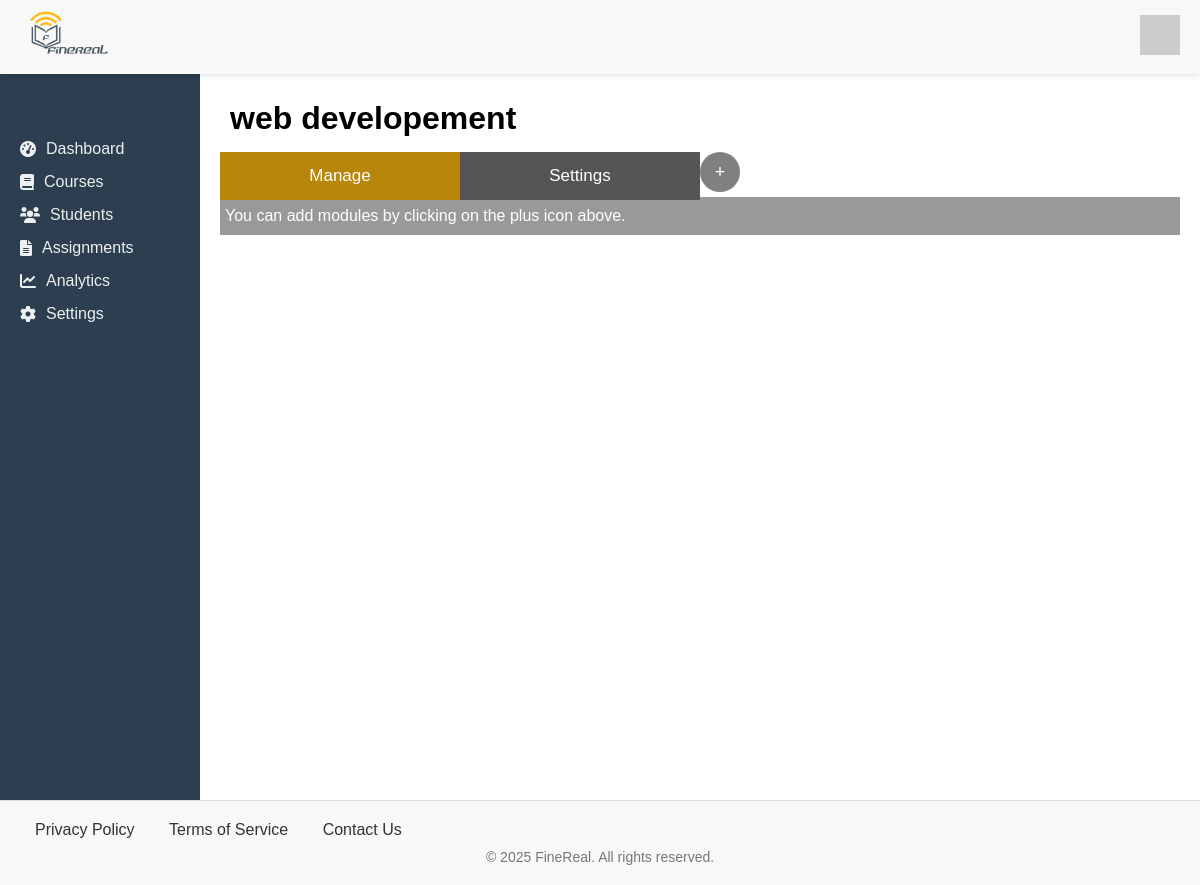
The app's page /course/cf0eb1d9-3e68-4efb-b8c9-1afcff67e413 (signed in), older data.
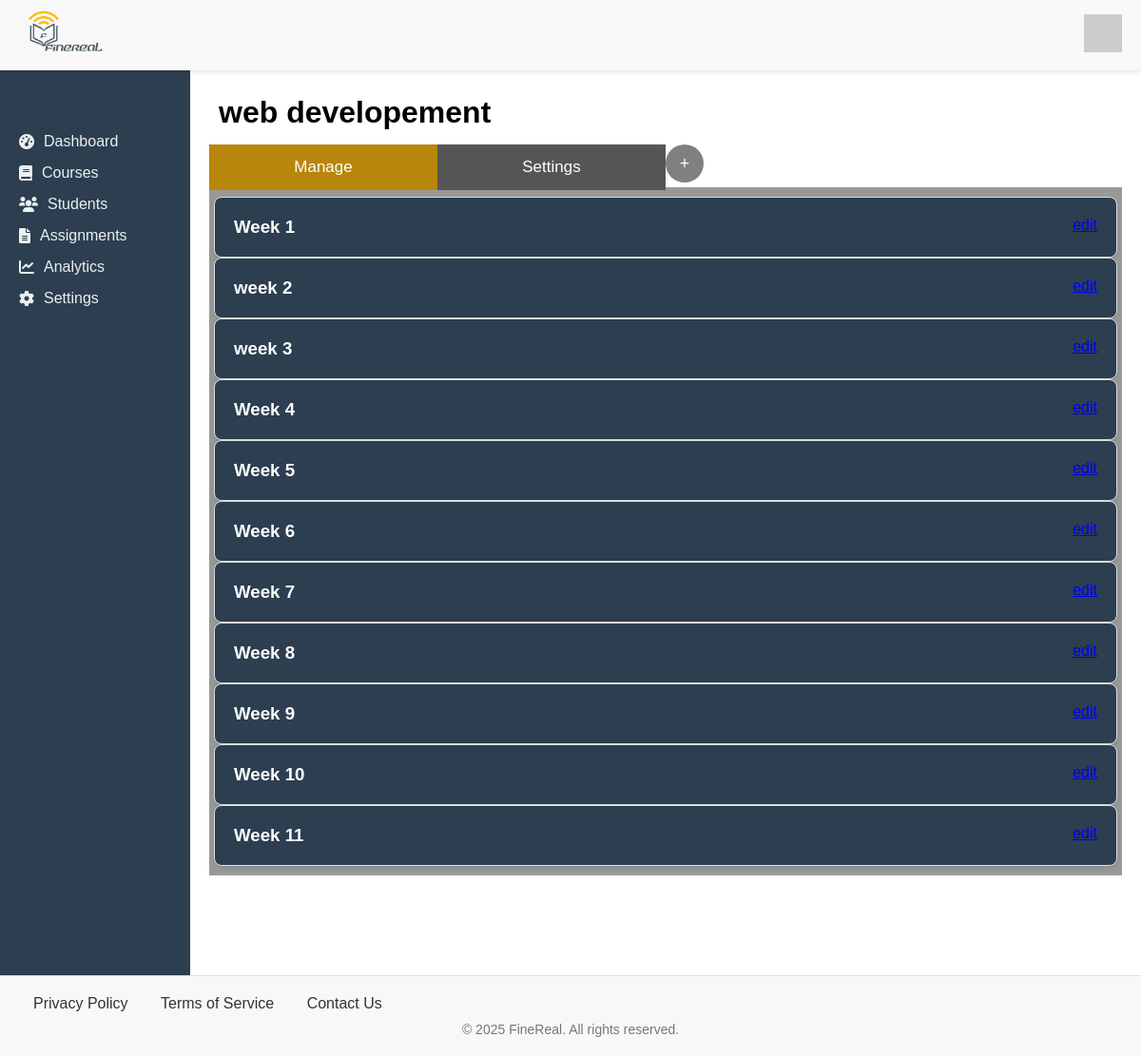
The same page, newer data.
### app/models/course.py (models this page shows)
class Course(BaseModel, db.Model):
    __tablename__ = 'courses'
    title = db.Column(db.String(255), nullable=False)
    description = db.Column(db.Text, nullable=False)
    category = db.Column(db.String(60))
    difficulty = db.Column(db.String(60), default="Beginner")
    prerequisite = db.Column(db.Text)
    status = db.Column(db.String(60))
    teacher_id = db.Column(db.Integer, db.ForeignKey('users.id'), nullable=True)
    modules = db.relationship('Module', backref='course', lazy=True)
    enrolled_students = db.relationship('Enrollment', backref='course', lazy=True)

class Module(BaseModel, db.Model):
    __tablename__ = 'modules'
    title = db.Column(db.String(60), nullable=False)
    course_id = db.Column(db.Integer, db.ForeignKey('courses.id'), nullable=False)
    units = db.relationship('Unit', backref='module', lazy=True)

### app/routes/course.py (the view, shortened to what this page needs)
@app.route('/course/<course_id>', methods=["GET", "POST"])
@login_required
def course_view( course_id):
    v_course =  Course.query.get(course_id)
    modules= get_module(course_id=course_id)
    return render_template("course_view.html", course=v_course, user=current_user, modules= modules)

### app/models/user.py (called while the page is built)
@login_manager.user_loader
def load_user(user_id):
    return User.query.get(user_id)# PendingUser class and other functions...

### app/utils/course.py (called while the page is built)
def get_module(course_id):
    modules = Module.query.filter_by(course_id=course_id).all()
    return modules

### app/templates/course_view.html (shortened to what this page needs)
{% extends 'base.html' %}
{% block nav_links %}
<link href="https://cdnjs.cloudflare.com/ajax/libs/font-awesome/6.0.0-beta3/css/all.min.css" rel="stylesheet">
{% if user.role == "Teacher" %}
<ul>
    <li><a href="{{url_for('teacher_dashboard')}}"><i class="fas fa-tachometer-alt"></i> Dashboard</a></li>
    <li><a href="{{url_for('course')}}"><i class="fas fa-book"></i> Courses</a></li>
    <li><a href="#"><i class="fas fa-users"></i> Students</a></li>
    <li><a href="#"><i class="fas fa-file-alt"></i> Assignments</a></li>
    <li><a href="#"><i class="fas fa-chart-line"></i> Analytics</a></li>
    <li><a href="#"><i class="fas fa-cog"></i> Settings</a></li>
</ul>
{% endif %}
{% endblock %}
{% block content %}
<link rel="stylesheet" href="{{ url_for('static', filename='styles/course.css') }}">
{% if user.role == "Teacher" %}
<h1> {{ course.title }}</h1>
<button class="tablink" onclick="openPage('Home', this, 'darkgoldenrod')" id="defaultOpen">Manage</button>
<button class="tablink" onclick="openPage('News', this, 'darkgoldenrod')">Settings</button>
<button onclick="openModal()" class="open-btn">&plus;</button>
<div id="Home" class="tabcontent">
    {% if modules %}
    {% for module in modules %}
    <div class="module-card">
        <h3>{{ module.title }}</h3>
        <a href="{{url_for('course_view', course_id=course.id)}}"> edit </a>
    </div>
    {% endfor %}
{% else %}
    <p>You can add modules by clicking on the plus icon above.</p>
{% endif %}
</div>
{% endif %}
{% endblock %}

### app/templates/base.html (shortened to what this page needs)
<!DOCTYPE html>
<html lang="en">
<head>
    <link rel="stylesheet" href="{{ url_for('static', filename='styles/style.css') }}">
    <link href="https://cdnjs.cloudflare.com/ajax/libs/font-awesome/6.0.0-beta3/css/all.min.css" rel="stylesheet">
</head>
<body>
    <header>
        <div class="left">
            <div class="logo">
                <a href="{{ url_for('index') }}" aria-label="Home">
                    <img src="{{ url_for('static', filename='images/Finerealpng.png') }}" alt="FineReal Logo">
                </a>
            </div>
        </div>
<div class="right-links">
    <div class="user" onclick="extend()">
        <img src="https://via.placeholder.com/40" alt="User Avatar" class="user-avatar">
    </div>
</div>
    </header>
    <div class="container">
        <aside class="sidebar">
            <nav class="sidebar-nav">
                {% block nav_links %}
                {% endblock %}
            </nav>
        </aside>
        <main class="main-content">
            {% block content %}
            {% endblock %}
        </main>
    </div>
    <footer>
        <div class="footer-content">
            <div class="footer-links">
                <a href="#">Privacy Policy</a>
                <a href="#">Terms of Service</a>
                <a href="#">Contact Us</a>
            </div>
        </div>
        <div class="footer-bottom">
            <p>&copy; 2025 FineReal. All rights reserved.</p>
        </div>
    </footer>
</body>
</html>

### app/static/styles/style.css (style rules this page uses)
* { box-sizing: border-box; margin: 0; padding: 0; }
body { font-family: Arial, sans-serif; }
header { color: dark; display: flex; justify-content: space-between; align-items: center; padding: 10px 20px; background-color: #f8f8f8; position: fixed; top: 0; left: 0; right: 0; z-index: 1000; box-shadow: 0 2px 5px rgba(0, 0, 0, 0.1); }
header .left { display: flex; justify-content: space-between; max-width: min-content; }
main { margin-top: 70px; padding: 20px; flex-grow: 1; word-wrap: break-word; overflow-wrap: break-word; overflow-y: auto; }
.logo img { height: 50px; }
.container { display: flex; height: 100vh; }
.sidebar { width: 200px; background-color: #2c3e50; color: #ecf0f1; padding: 20px; display: block; }
.sidebar-nav ul { margin-top: 120px; list-style: none; padding: 0; }
.sidebar-nav ul li { margin: 15px 0; }
.sidebar-nav ul li a { color: #ecf0f1; text-decoration: none; display: flex; align-items: center; }
.sidebar-nav ul li a i { margin-right: 10px; }
footer { background-color: #f8f8f8; padding: 20px 0; text-align: center; border-top: 1px solid #ddd; }
.footer-content { display: flex; justify-content: space-between; align-items: center; padding: 0 20px; }
.footer-links a { margin: 0 15px; text-decoration: none; color: #333; }
.footer-bottom { margin-top: 10px; font-size: 14px; color: #777; }

### app/static/styles/course.css (style rules this page uses)
.open-btn { background-color: gray; color: white; border: none; border-radius: 50%; font-size: 18px; width: 40px; height: 40px; margin-bottom: 5px; }
.module-card { display: flex; justify-content: space-between; background-color:#2c3e50; border: 1px solid #ddd; border-radius: 8px; padding: 20px; box-shadow: 0 2px 5px rgba(0, 0, 0, 0.1); cursor: pointer; }
body, html { height: 100%; margin: 0; font-family: Arial; }
.tablink { background-color: #555; color: white; float: left; border: none; outline: none; cursor: pointer; padding: 14px 16px; font-size: 17px; width: 25%; }
h1 { padding: 10px; margin-bottom: 5px; }
.tabcontent { color: white; display: none; padding: 10px 5px; height: 100%; }
#Home { background-color:#999; height: auto; }

Row changes from the older to the newer data that the page shows:
added Module: title "Week 1"
added Module: title "week 2"
added Module: title "week 3"
added Module: title "Week 4"
added Module: title "Week 5"
added Module: title "Week 6"
added Module: title "Week 7"
added Module: title "Week 8"
added Module: title "Week 9"
added Module: title "Week 10"
added Module: title "Week 11"
Text that changed along with them:
text no longer shown: "You can add modules by clicking on the plus icon above."
